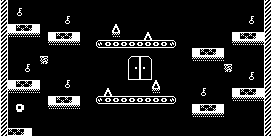

The image is a tile-based game level rendered from a .tmx file. Its description and source (layers, tilesets, objects; grid data summarised) follow:
An orthogonal 34x17 tile map with 8x8 px tiles, 2 tile layers (Tile Layer 1, background) and 4 objects (12, 11, 5, 10).

<map version="1.0" orientation="orthogonal" renderorder="right-down" width="34" height="17" tilewidth="8" tileheight="8" nextobjectid="30">
 <properties>
  <property name="color1" value="51" />
  <property name="color2" value="51" />
  <property name="emmitercolor" value="115" />
  <property name="enemycolor" value="84" />
  <property name="hudcolor" value="23" />
  <property name="music" value="8" />
  <property name="name" value="ninja" />
  <property name="tilecolor" value="27" />
 </properties>
 <tileset firstgid="1" name="pacman" tilewidth="8" tileheight="8">
  <image source="tileset.png" width="160" height="200" />
 </tileset>
 <layer name="Tile Layer 1" width="34" height="17">
  <properties>
   <property name="texture" value="tileset" />
  </properties>
  <data>[578 cells, 146 non-empty, 22 distinct tile ids]</data>
 </layer>
 <objectgroup name="enemies">
  <properties>
   <property name="_type" value="1" />
   <property name="sizex" value="16" />
   <property name="sizey" value="16" />
   <property name="speedx" value="30" />
   <property name="speedy" value="100" />
   <property name="texture" value="enemies_16x16" />
  </properties>
  <object id="25" type="12" x="250" y="23">
   <properties>
    <property name="blink" value="1" />
    <property name="blinktime" value="750" />
   </properties>
   <polyline points="0,0 -42,16 -2,56 -42,72" />
  </object>
  <object id="26" type="11" x="64" y="87">
   <properties>
    <property name="blink" value="1" />
    <property name="blinktime" value="750" />
   </properties>
   <polyline points="0,0 -40,-16 0,-64 -40,-72" />
  </object>
 </objectgroup>
 <objectgroup name="emiters">
  <properties>
   <property name="_type" value="2" />
   <property name="delay" value="5000" />
   <property name="offset" value="5000" />
   <property name="sizex" value="16" />
   <property name="sizey" value="16" />
   <property name="speed" value="30" />
   <property name="texture" value="enemies_16x16" />
  </properties>
  <object id="27" type="5" x="80" y="136">
   <properties>
    <property name="adelay" value="450" />
    <property name="delay" value="5000" />
    <property name="offset" value="5000" />
   </properties>
   <polyline points="0,0 0,-144" />
  </object>
  <object id="28" type="10" x="176" y="136">
   <properties>
    <property name="adelay" value="450" />
    <property name="delay" value="5000" />
    <property name="offset" value="3000" />
   </properties>
   <polyline points="0,0 0,-142" />
  </object>
 </objectgroup>
 <layer name="background" width="34" height="17">
  <properties>
   <property name="texture" value="tileset" />
  </properties>
  <data>[578 cells, 9 non-empty, 9 distinct tile ids]</data>
 </layer>
</map>
